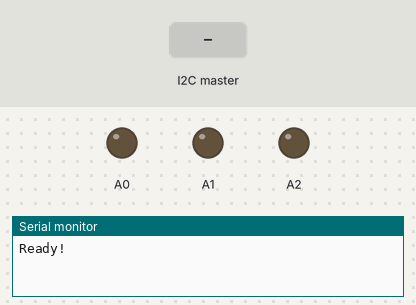
A sketch run on a simulated Arduino Uno, built with avr-gcc and run on an emulated ATmega328P. Parts: output pins drawn as LEDs (lit = HIGH), the last lines printed to the serial monitor. The test bench sets the inputs (shaded band).

Above: at 1.2 s.
1.3 s: the I2C master sends the byte 1
At 1.8 s:
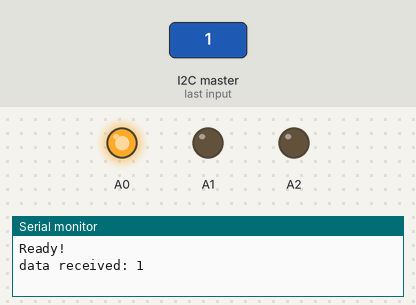
2.8 s: the I2C master sends the byte 2
At 4.0 s:
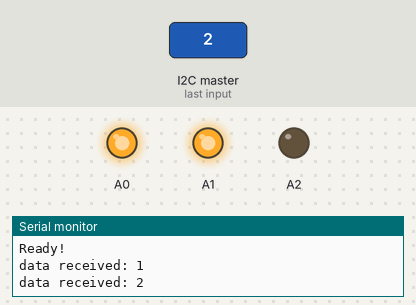
4.3 s: the I2C master sends the byte 1
At 5.2 s:
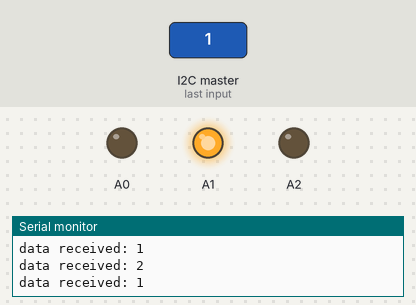
Timing chart, 0 to 7.3 s (numbered marks = the images above; inputs shaded):
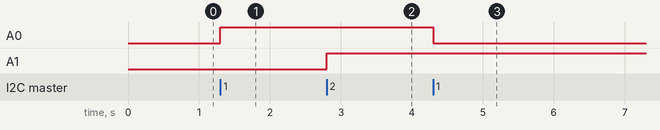

Measured:
- after the input at 1.3 s, A0: LOW → HIGH at once
- after the input at 2.8 s, A1: LOW → HIGH at once
- after the input at 4.3 s, A0: HIGH → LOW at once

The sketch:

LedToggle.ino
```cpp
#include <Wire.h>

#define SLAVE_ADDRESS 0x04
int num = 0;
int state = 0;
int state0 = 0;
int state1 = 0;
int state2 = 0;

void setup() {
    pinMode(A0, OUTPUT);
    pinMode(A1, OUTPUT);
    pinMode(A2, OUTPUT);
    Serial.begin(9600);             // start serial for output
    Wire.begin(SLAVE_ADDRESS);      // join i2c bus with address
    Wire.onReceive(receiveEvent);   // register event
    Serial.println("Ready!");
}

void loop() {
    delay(100);
}

//Change LED state
int toggle (int state, int LED){
  if (state == 0){
    digitalWrite(LED, HIGH);
    state = 1;
    return state;
  }
  else {
    digitalWrite(LED, LOW);
    state =  0;
    return state;
  }
}

void receiveEvent(int byteCount) {

  while (Wire.available()) {
    num = Wire.read();                // receive byte
    Serial.print("data received: ");  // print the received
    Serial.println(num);
  //Receives which LED to toogle from user
  if (num == 1) {
    int LED1 = A0;
    state0 = toggle (state0, LED1) ;
  }
  if (num == 2) {
    int LED2 = A1;
    state1 = toggle (state1, LED2) ;
  }
  if (num == 3) {
    int LED3 = A2;
    state2 = toggle (state2, LED3) ;
  }
  }
}
```
